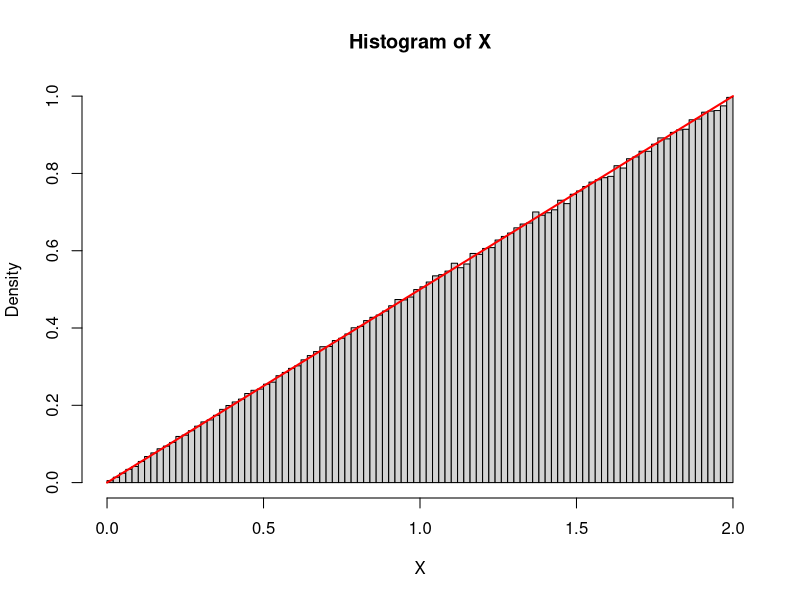

The R source for this figure:
## ---- chunk 1
knitr::opts_chunk$set(echo = TRUE)
## ---- chunk 2
  n <- 1000000
  N <- sample(0:3, n, prob = c(.15, .2,.5, .15), replace = T)
  X <- rbinom(n, size = N, prob = 0.5)
  
  # marginal of X
  length(which(X == 0))/n
  length(which(X == 1))/n
  length(which(X == 2))/n
  length(which(X == 3))/n
## ---- chunk 3
  condit <- N[X==0]
  length(which(condit == 0))/length(condit)
  length(which(condit == 1))/length(condit)
  length(which(condit == 2))/length(condit)
  length(which(condit == 3))/length(condit)
## ---- chunk 4
  
  Y <- runif(n)
  X <- sqrt(4*Y)
  hist(X, freq = F, breaks = 100)
  curve(x/2, col = "red", lwd = 2, add = T)  
